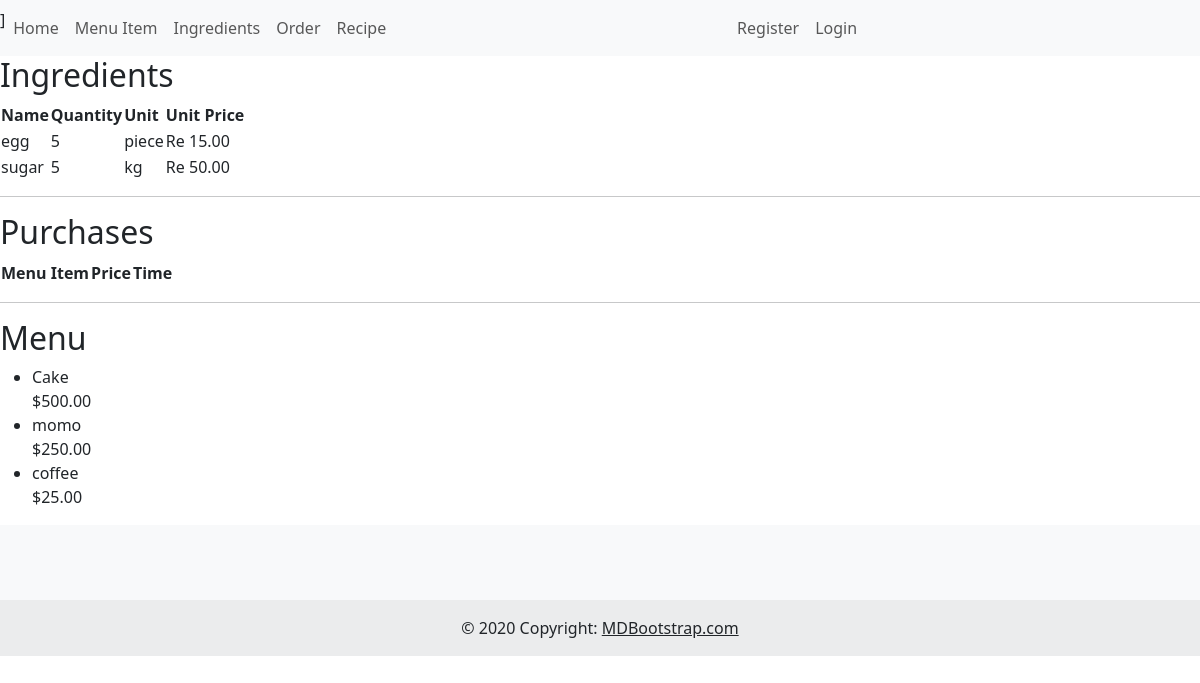
The page / on the database its author committed.
### inventory/models.py (models this page shows, shortened)
class Ingredient(models.Model):
    name = models.CharField(max_length=100)
    quantity = models.IntegerField(default=0)
    UNIT_CHOICES = [
        ('kg', 'Kilogram'),
        ('gram', 'Gram'),
        ('ltr', 'Liter'),
        ('piece', 'Per Piece'),
    ]
    unit = models.CharField(max_length=10, choices=UNIT_CHOICES)
    unit_price = models.DecimalField(max_digits=10, decimal_places=2)

class MenuItem(models.Model):
    title = models.CharField(max_length=50)
    price = models.DecimalField(max_digits=10, decimal_places=2)

### inventory/views.py (the view)
# urls.py: path('', views.HomeView.as_view(), name='home'),
class HomeView(TemplateView):
    template_name = "inventory/home.html"
    def get_context_data(self, **kwargs):
        context = super().get_context_data(**kwargs)
        context["ingredients"] = Ingredient.objects.all()
        context["menu_items"] = MenuItem.objects.all()
        context["purchases"] = Purchase.objects.all()
        return context

### inventory/templates/inventory/home.html (shortened to what this page needs)
{% extends 'inventory/base.html' %}
{% block content %}
    <div class="home">
        <div>
            <h2>Ingredients</h2>
            <table class="inventory-table">
                <thead>
                    <tr>
                        <th>Name</th>
                        <th>Quantity</th>
                        <th>Unit</th>
                        <th>Unit Price</th>
                    </tr>
                </thead>
                <tbody>
                {% for ingredient in ingredients %}
                    <tr>
                        <td>{{ ingredient.name }}</td>
                        <td>{{ ingredient.quantity }}</td>
                        <td>{{ ingredient.unit }}</td>
                        <td class="price">Re {{ ingredient.unit_price|stringformat:".2f" }}</td>
                    </tr>
                {% endfor %}
                </tbody>
            </table>
        </div>
        <hr/>
        <div>
            <h2>Purchases</h2>
            <table class="inventory-table">
                <thead>
                    <tr>
                        <th>Menu Item</th>
                        <th>Price</th>
                        <th>Time</th>
                    </tr>
                </thead>
            </table>
        </div>
        <hr/>
        <div>
            <h2>Menu</h2>
            <ul class="menu-items">
            {% for menu_item in menu_items %}
                <li>
                    <div class="menu-item-header">
                        <div class="menu-item-title">{{ menu_item.title }}</div>
                        <div class="menu-item-price">${{ menu_item.price|stringformat:".2f" }}</div>
                    </div>
                </li>
            {% endfor %}
            </ul>
        </div>
    </div>
{% endblock %}

### inventory/templates/inventory/base.html (shortened to what this page needs)
<!DOCTYPE html>
{% load static %}
<html lang="en">
<head>
    <link href="https://cdn.jsdelivr.net/npm/bootstrap@5.3.3/dist/css/bootstrap.min.css" rel="stylesheet">
</head>
<body>
<nav class="navbar navbar-expand-lg navbar-light bg-light">
      <div class="collapse navbar-collapse" id="navbarSupportedContent">
        <ul class="navbar-nav me-auto mb-2 mb-lg-0">]
          <li class="nav-item">
            <a class="nav-link" href="{% url 'inventory:home'%}">Home</a>
          </li>
          <li class="nav-item">
            <a class="nav-link" href="{% url 'inventory:menu-list'%}">Menu Item</a>
          </li>
          <li class="nav-item">
            <a class="nav-link" href="{% url 'inventory:ingredients'%}">Ingredients</a>
          </li>
          <li class="nav-item">
            <a class="nav-link" href="{% url 'inventory:order'%}">Order</a>
          </li>
          <li class="nav-item">
            <a class="nav-link" href="{% url 'inventory:recipe'%}">Recipe</a>
          </li>
        </ul>
      </div>
      <div class="collapse navbar-collapse" id="navbarSupportedContent">
        {% if user.is_authenticated %}
    <form method="post" action="{% url 'logout' %}">
        {% csrf_token %}
        <h5>Hi {{ user.username }}</h5>
        <ul class="navbar-nav me-auto mb-2 mb-lg-0">
            <li class="nav-item">
                <button type="submit" class="nav-link" style="border: none; background: none; cursor: pointer;">Logout</button>
            </li>
        </ul>
    </form>
{% else %}
    <ul class="navbar-nav me-auto mb-2 mb-lg-0">
        <li class="nav-item">
            <a class="nav-link" href="{% url 'members:register' %}">Register</a>
        </li>
        <li class="nav-item">
            <a class="nav-link" href="{% url 'members:login' %}">Login</a>
        </li>
    </ul>
{% endif %}
      </div>
  </nav>
      {% block content %} {% endblock %}
      <footer class="text-center bg-body-tertiary">
        <div class="container pt-4">
          <section class="mb-4">
            <a
              data-mdb-ripple-init
              class="btn btn-link btn-floating btn-lg text-body m-1"
              href="#!"
              role="button"
              data-mdb-ripple-color="dark"
              ></a>
            <a
              data-mdb-ripple-init
              class="btn btn-link btn-floating btn-lg text-body m-1"
              href="#!"
              role="button"
              data-mdb-ripple-color="dark"
              ></a>
            <a
              data-mdb-ripple-init
              class="btn btn-link btn-floating btn-lg text-body m-1"
              href="#!"
              role="button"
              data-mdb-ripple-color="dark"
              ></a>
            <a
              data-mdb-ripple-init
              class="btn btn-link btn-floating btn-lg text-body m-1"
              href="#!"
              role="button"
              data-mdb-ripple-color="dark"
              ></a>
            <a
              data-mdb-ripple-init
              class="btn btn-link btn-floating btn-lg text-body m-1"
              href="#!"
              role="button"
              data-mdb-ripple-color="dark"
              ></a>
            <a
              data-mdb-ripple-init
              class="btn btn-link btn-floating btn-lg text-body m-1"
              href="#!"
              role="button"
              data-mdb-ripple-color="dark"
              ></a>
          </section>
        </div>
        <div class="text-center p-3" style="background-color: rgba(0, 0, 0, 0.05);">
          © 2020 Copyright:
          <a class="text-body" href="https://mdbootstrap.com/">MDBootstrap.com</a>
        </div>
      </footer>
</body>
</html>

### rows shown on the page
Ingredient: name "egg", quantity "5", unit "piece", unit_price "15.00"
Ingredient: name "sugar", quantity "5", unit "kg", unit_price "50.00"
MenuItem: title "Cake", price "500.00"
MenuItem: title "momo", price "250.00"
MenuItem: title "coffee", price "25.00"
